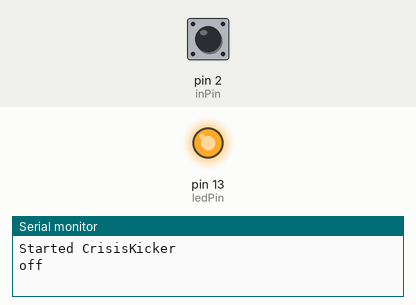
A sketch run on a simulated Arduino Uno, built with avr-gcc and run on an emulated ATmega328P. On the bench: output pins drawn as LEDs (lit = HIGH), the last lines printed to the serial monitor. Inputs (shaded band) come from the test bench; at power-on: pin 2 (inPin) HIGH.

Above: at 1.2 s.
1.3 s: pin 2 (inPin) pulled LOW for 0.15 s
At 1.38 s:
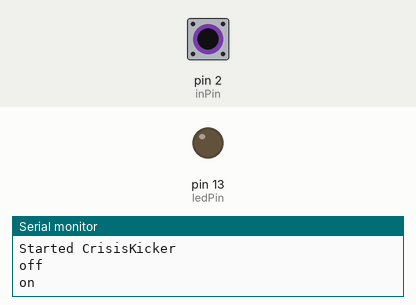
2.9 s: pin 2 (inPin) pulled LOW for 3.2 s
At 6.8 s:
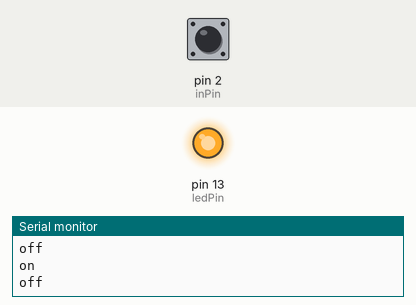
Timing chart, 0 to 8.3 s (numbered marks = the images above; inputs shaded):
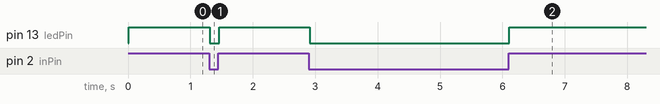

Measured:
- after the input at 1.3 s, pin 13 (ledPin): HIGH → LOW at once, → HIGH 0.15 s later
- after the input at 2.9 s, pin 13 (ledPin): HIGH → LOW at once, → HIGH 3.2 s later

The sketch:

readpin.ino
```cpp
#define TIMEOUT (10000UL)     // Maximum time to wait for serial activity to start

int ledPin = LED_BUILTIN;  // LED connected to digital pin 13
int inPin = 2;    // pushbutton connected to digital pin 7
int val = 0;      // variable to store the read value
int prevVal = -1;      // variable to store the read value

void setup() {
  pinMode(ledPin, OUTPUT);  // sets the digital pin 13 as output
  pinMode(inPin, INPUT_PULLUP);    // sets the digital pin 7 as input

  // start serial
  Serial.begin(9600);
  Serial.flush();
  Serial.println("\n\nStarted CrisisKicker");
}

void loop() {
  val = digitalRead(inPin);   // read the input pin
  if (val != prevVal) {
    if (val == 0) {
      Serial.println("on");
    } else {
      Serial.println("off");
    }
    prevVal = val;
    delay(10);
  } else {

  }
  digitalWrite(ledPin, val);  // sets the LED to the button's value
}
```
